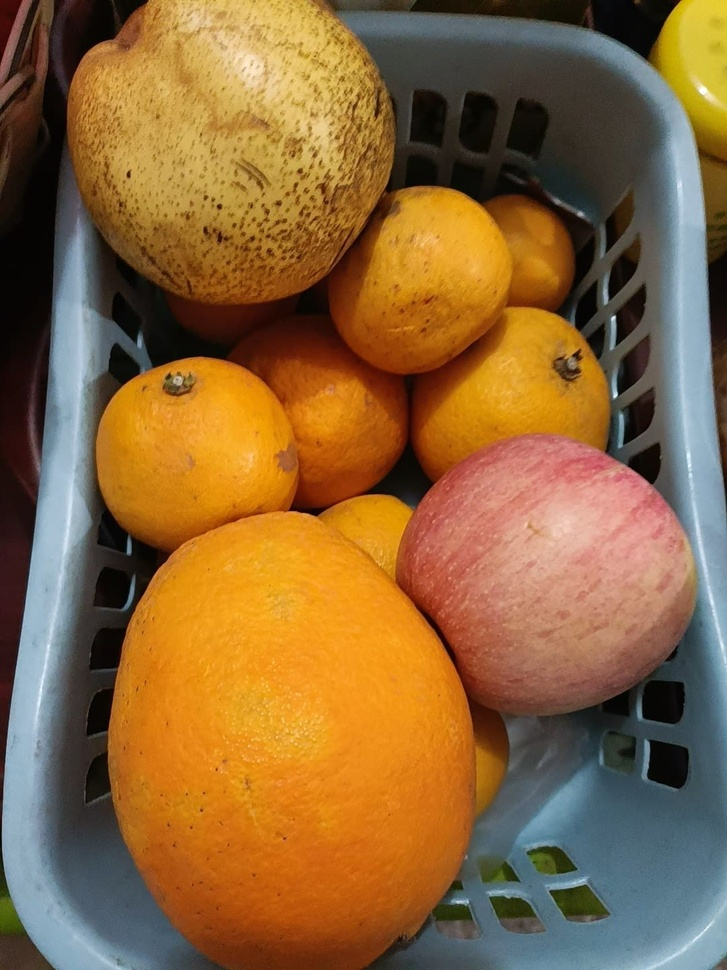
#> input picture 信息科学与工程学院/机器视觉实践/assets/fruits.jpg, 727 x 970 px, shrunk from 1080 x 1440 before the run, found by its file name
$ python add_scratch.py
#> lines starting #> are read from the running program, lines starting #| are printed output that depends on the picture
import logging as log
import random

from PIL import Image, ImageDraw


def add_scratches(image_path, output_path, num_scratches=10):
    # 打开图像
#> called with image_path = 'assets/fruits.jpg', output_path = 'output_image.jpg', num_scratches = 10
    img = Image.open(image_path)
#> img is the input picture: PIL image 727x970 RGB; mean R, G, B 139.8, 102.8, 58.7
    draw = ImageDraw.Draw(img)

    width, height = img.size
#> width = 727; height = 970

    for _ in range(num_scratches):
        # 随机生成划痕的起点和终点
        x1, y1 = random.randint(0, width), random.randint(0, height)
        x2, y2 = random.randint(0, width), random.randint(0, height)
        log.debug(f"generated line : {[(x1, y1), (x2, y2)]}")

        # 随机生成划痕的颜色和宽度
        # color = (random.randint(0, 255), random.randint(0, 255), random.randint(0, 255))
        color = (255, 255, 255)  # white
        sc_width = random.randint(1, 5)

        # 绘制划痕
        draw.line([(x1, y1), (x2, y2)], fill=color, width=sc_width)

    # 保存结果
    img.save(output_path)
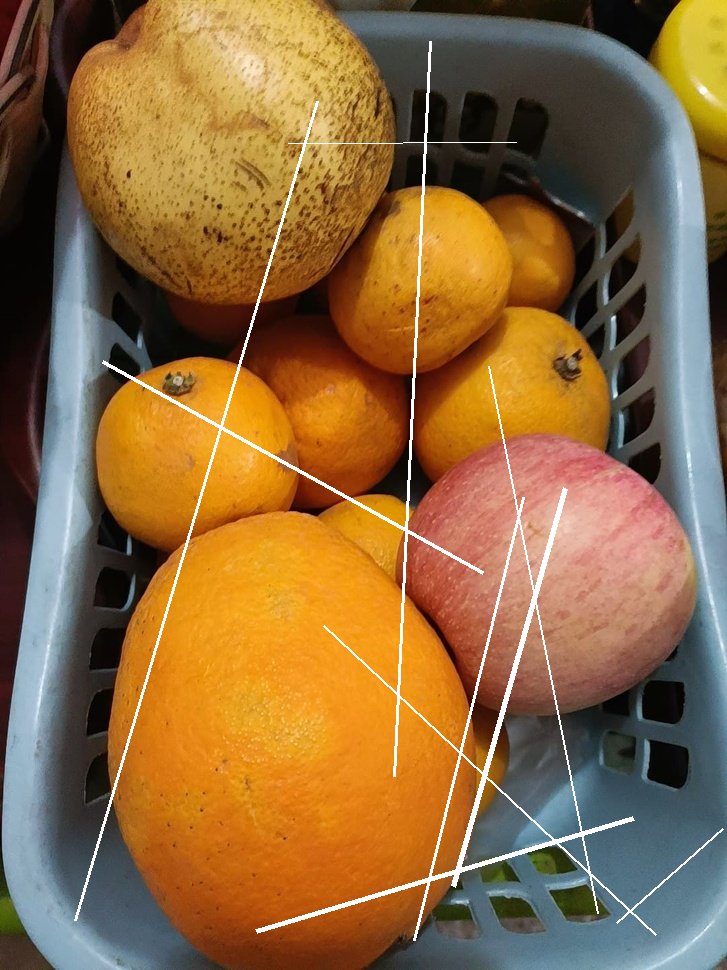
#> saved as output_image.jpg: PIL image 727x970 RGB; mean R, G, B 141.8, 105.8, 62.7


# 使用示例
if __name__ == "__main__":
    add_scratches("assets/fruits.jpg", "output_image.jpg")

$ run again, with 信息科学与工程学院/机器视觉实践/assets/face.jpg copied over 信息科学与工程学院/机器视觉实践/assets/fruits.jpg
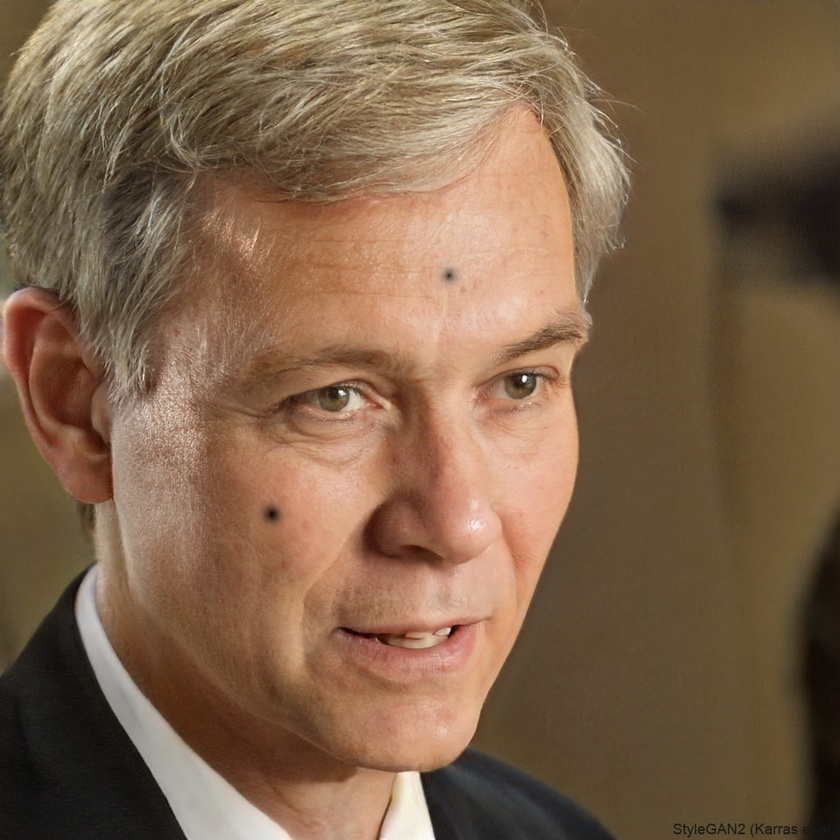
#> input picture 信息科学与工程学院/机器视觉实践/assets/face.jpg, 840 x 840 px, shrunk from 1024 x 1024 before the run, found by its file name
#> in add_scratches, img is the input picture: PIL image 840x840 RGB; mean R, G, B 127.5, 99.7, 74.7
#> in add_scratches, `img.save(output_path)`:
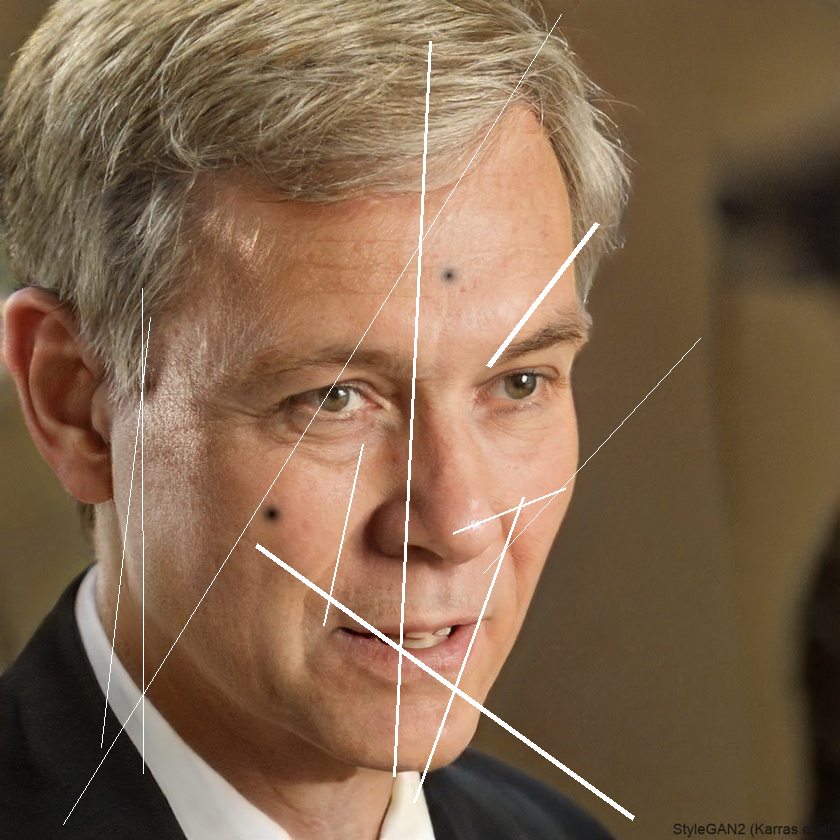
#> saved as output_image.jpg: PIL image 840x840 RGB; mean R, G, B 128.6, 101.4, 76.7
